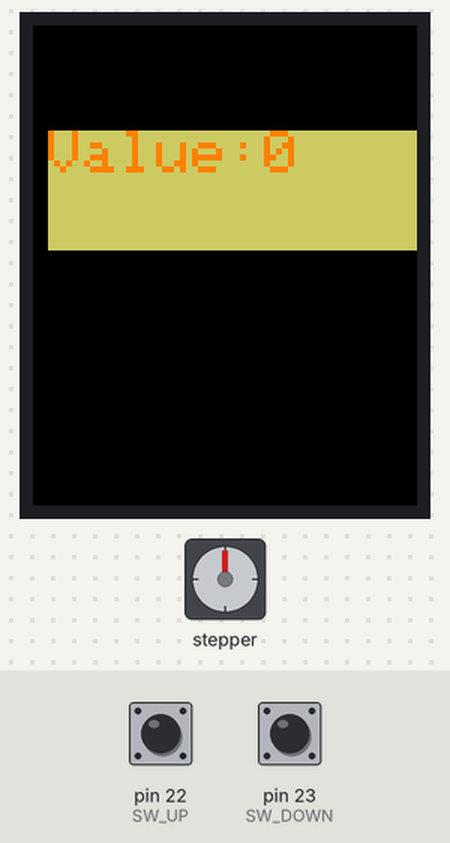
A sketch run on a simulated Arduino Mega 2560, built with avr-gcc and run on an emulated ATmega2560. Parts: 128×160 colour display, stepper motor. The test bench sets the inputs (shaded band); at power-on: pin 22 (SW_UP) HIGH, pin 23 (SW_DOWN) HIGH. Stepper angles assume 4096 steps per turn.

Above: at 1.3 s.
1.4 s: pin 22 (SW_UP) pulled LOW for 1 s
At 3.1 s:
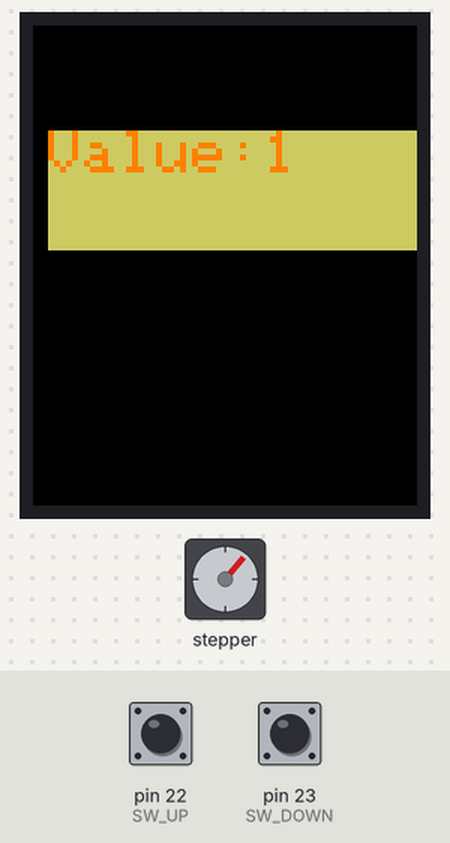
3.9 s: pin 23 (SW_DOWN) pulled LOW for 3.2 s
At 7.7 s:
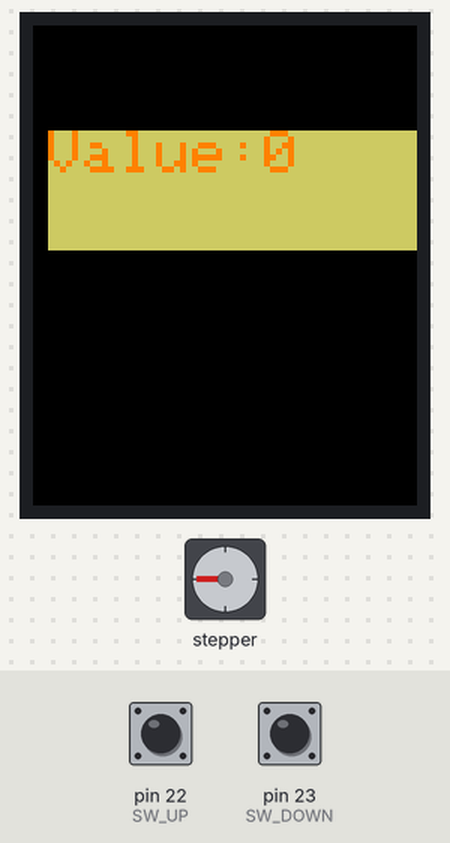
8.6 s: pin 23 (SW_DOWN) pulled LOW for 1 s
At 10.7 s:
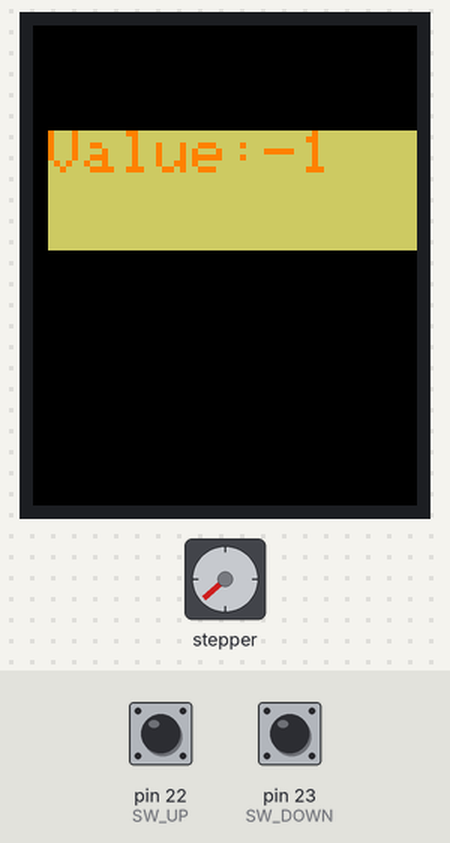
11.1 s: pin 23 (SW_DOWN) pulled LOW for 1 s
At 12.7 s:
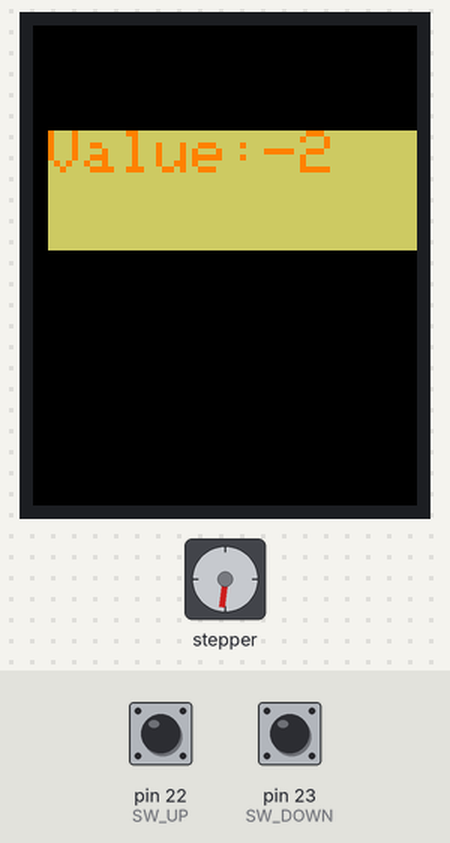
13.6 s: pin 23 (SW_DOWN) pulled LOW for 3.2 s
At 17.7 s:
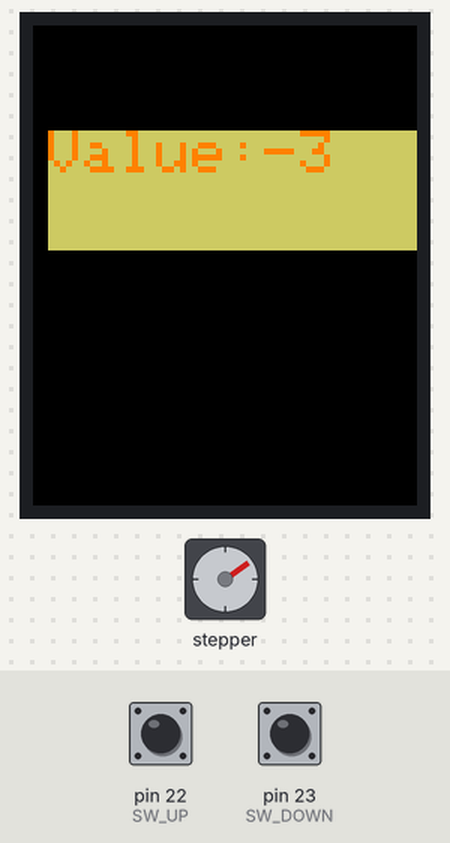
18.3 s: pin 22 (SW_UP) pulled LOW for 0.15 s
At 19.2 s:
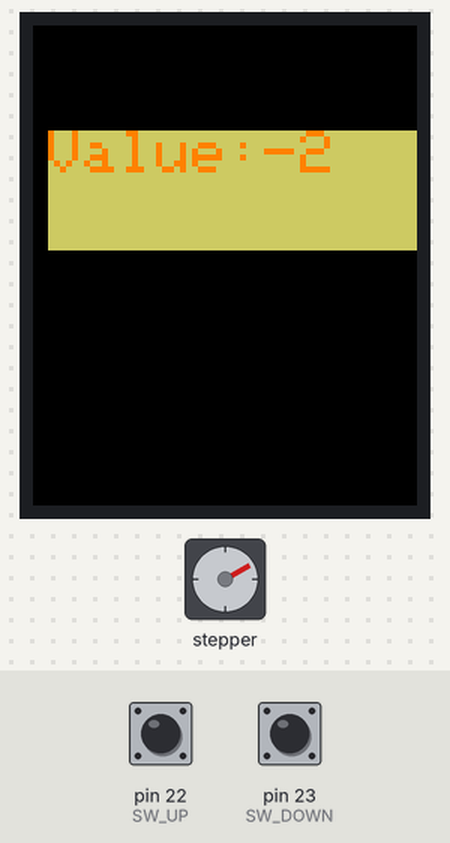
Timing chart, 0 to 20.9 s (numbered marks = the images above; inputs shaded):
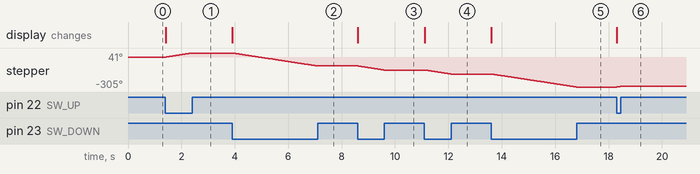

The sketch:

Step-while-no-pull.ino
```cpp
#include <AccelStepper.h>
#include <Adafruit_GFX.h>
#include <Adafruit_ST7735.h>

// —————— พิน Stepper ——————
#define IN1 24
#define IN2 25
#define IN3 26
#define IN4 27
AccelStepper stepper(AccelStepper::HALF4WIRE, IN1, IN3, IN2, IN4);

// —————— พิน TFT ——————
#define TFT_CS   53
#define TFT_DC    9
#define TFT_RST   8
Adafruit_ST7735 tft(TFT_CS, TFT_DC, TFT_RST);

// —————— พินสวิตช์ ——————
const uint8_t SW_UP   = 22;
const uint8_t SW_DOWN = 23;

// —————— ตัวแปร ——————
int counter       = 0;
bool lastUp       = HIGH;
bool lastDown     = HIGH;
uint16_t bgColor  = tft.color565(200,200,100);
const float RUN_SPEED = 500.0;  // สเต็ป/วินาทีขณะหมุนต่อเนื่อง

void setup() {
  // —– Stepper —–
  stepper.setMaxSpeed(800.0);
  stepper.setAcceleration(500.0);

  // —– TFT —–
  pinMode(TFT_CS, OUTPUT);
  tft.initR(INITR_BLACKTAB);
  tft.setRotation(0);
  tft.fillScreen(ST77XX_BLACK);
  tft.setTextSize(2);
  tft.setTextWrap(false);
  tft.setTextColor(ST77XX_ORANGE, bgColor);

  // —– สวิตช์ —–
  pinMode(SW_UP,   INPUT_PULLUP);
  pinMode(SW_DOWN, INPUT_PULLUP);

  showCounter();
}

void loop() {
  bool upState   = digitalRead(SW_UP);
  bool downState = digitalRead(SW_DOWN);

  if (upState == LOW) {
    if (lastUp == HIGH) {
      counter++;
      showCounter();
    }
    stepper.setSpeed( RUN_SPEED );
  }
  else if (downState == LOW) {
    if (lastDown == HIGH) {
      counter--;
      showCounter();
    }
    stepper.setSpeed( -RUN_SPEED );
  }
  else {
    stepper.setSpeed( 0 );
  }

  stepper.runSpeed();

  lastUp   = upState;
  lastDown = downState;
}

// —————— ฟังก์ชันแสดงผลตัวนับ ——————
void showCounter() {
  // ลบพื้นหลังเฉพาะพื้นที่แสดงผล (130x40 พอดีกับขนาดข้อความ)
  tft.fillRect(5, 35, 130, 40, bgColor);

  tft.setCursor(5, 35);
  tft.print("Value:");
  tft.print(counter);
  tft.print("   ");  // เว้นให้ลบเลขเก่าที่อาจเหลือ

  // (ถ้าต้องการพิมพ์ HELLO-ROBO-FLECT ด้วย ให้เพิ่มบรรทัดนี้)
  // tft.setCursor(5, 15);
  // tft.print("HELLO-ROBO-FLECT");
}
```

Measured:
- after the input at 1.4 s, stepper: turns 41° clockwise in 0.96 s, starting at once; the display: changes at once (image 1)
- after the input at 3.9 s, stepper: turns 132° counter-clockwise in 3.2 s, starting at once; the display: changes at once (image 2)
- after the input at 8.6 s, stepper: turns 41° counter-clockwise in 0.97 s, starting at once; the display: changes at once (image 3)
- after the input at 11.1 s, stepper: turns 41° counter-clockwise in 0.97 s, starting at once; the display: changes at once (image 4)
- after the input at 13.6 s, stepper: turns 132° counter-clockwise in 3.2 s, starting at once; the display: changes at once (image 5)
